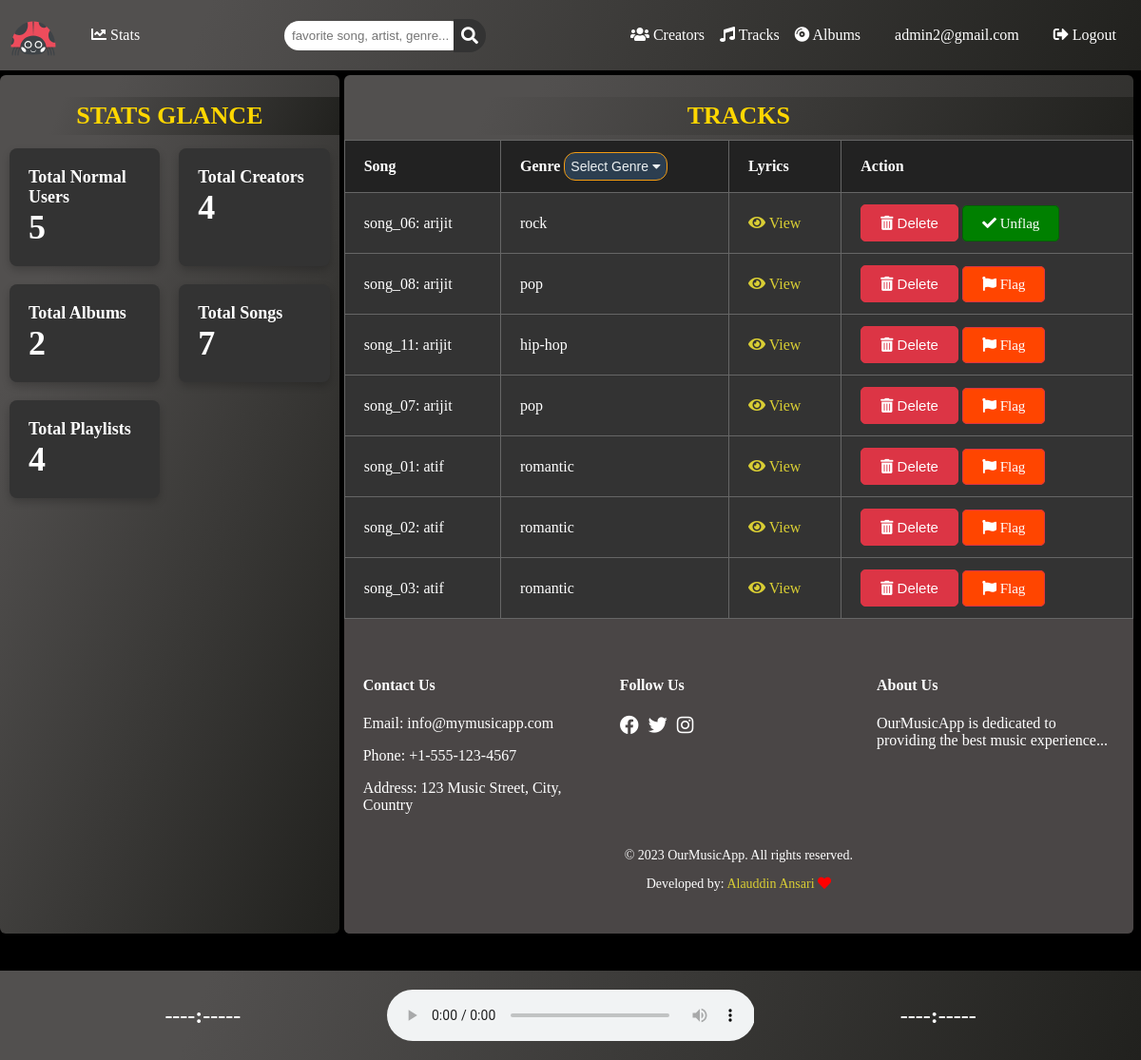
/all_songs/all (signed in), run on the app's committed database.
### models/user_model.py (models this page shows)
class Admin(db.Model, UserMixin):
    id = db.Column(db.String(36), primary_key=True, default=generate_uuid, unique=True)
    username = db.Column(db.String(80), nullable=False)
    email = db.Column(db.String(120), unique=True, nullable=False)
    password = db.Column(db.String(80), nullable=False)
    role = db.Column(db.String(10), nullable=False, default='admin')

### models/music_model.py (models this page shows)
class Song(db.Model):
    id = db.Column(db.String(36), primary_key=True, default=generate_uuid, unique=True)
    title = db.Column(db.String(100), nullable=False)
    artist = db.Column(db.String(100), nullable=False)
    lyrics = db.Column(db.Text)
    genre = db.Column(db.String(50))
    hits = db.Column(db.Integer, default=0)
    creator_id = db.Column(db.String(36), db.ForeignKey('user.id'), nullable=False)
    average_rating = db.Column(db.Float, default=0.0)
    ratings = db.relationship('Rating', backref='song', lazy=True)

### views/song_view.py (the view)
class AllSongsView(MethodView):
    @admin_required
    def get(self, genre):
        if genre == 'all':
            songs = Song.query.all()
        else:
            songs = Song.query.filter_by(genre=genre).all()
        is_flagged = list()
        for song in songs:
            flagged_song = FlaggedContent.query.filter_by(song_id=song.id).first()
            if flagged_song:
                is_flagged.append(True)
            else:
                is_flagged.append(False)
        stats_data = admin_stats()
        return render_template('songs.html', songs=songs,is_flagged=is_flagged ,stats_data=stats_data)

### extensions/extension.py (called while the page is built)
@login_manager.user_loader
def load_user(user_id):
    from models.user_model import User, Admin
    admin = Admin.query.get(str(user_id))
    if admin is not None:
        return admin
    return User.query.get(str(user_id))

### templates/songs.html (shortened to what this page needs)
{% extends 'layout.html' %}
{% block content %}
    <table class="data-table">
        <h1 id="heading">TRACKS</h1>
        <thead>
            <tr>
                <th>Song</th>
                <th>
                    Genre
                    <div class="dropdown">
                        <button class="dropbtn">Select Genre <i class="fa fa-caret-down"></i></button>
                    </div>
                </th>
                <th>Lyrics</th>
                <th>Action</th>
            </tr>
        </thead>
        <tbody>
            {% for song in songs %}
                <tr class="data-row">
                    <td>{{ song.title }}: {{ song.artist }}</td>
                    <td>{{ song.genre }}</td>
                    <td><a href="{{ url_for('song.song_lyrics', id=song.id) }}"><i class="fas fa-eye"></i> View</a></td>
                    <td>
                        {% set action_url = url_for('song.delete_song', id=song.id) %}
                        <button id="delete-btn" onclick="showConfirmation('{{ action_url }}')"><i class="fas fa-trash-alt"></i> Delete</button>
                        {% if is_flagged[loop.index0] %}
                            <a href="{{ url_for('song.unflag_song', song_id=song.id) }}" style="background-color: green; border-color: darkgreen" id="delete-btn"><i class="fas fa-check"></i> Unflag </a>
                        {% else %}
                            <a href="{{ url_for('song.flag_song', song_id=song.id) }}" style="background-color: orangered;" id="delete-btn"><i class="fas fa-flag"></i> Flag </a>
                        {% endif %}
                    </td>
                </tr>
            {% endfor %}
        </tbody>
    </table>
{% endblock %}
{% block admin_stats %}
    <br>
    <h1 id="heading">STATS GLANCE</h1>
    <br><br><br>
    <div class="grid-container">
        {% for stat in stats_data %}
            <div class="stat-container" style="animation: none;">
                <div class="stat_heading">
                    <h1>{{ stat['heading'] }}</h1>
                </div>
                <div class="stat_data">
                    <h1>{{ stat['total'] }}</h1>
                </div>
            </div>
        {% endfor %}
    </div>
{% endblock %}

### templates/layout.html (shortened to what this page needs)
<!DOCTYPE html>
<html lang="en">
<head>
    <link rel="stylesheet" href="{{ url_for('static', filename='style.css') }}">
    <link rel="stylesheet" href="https://cdnjs.cloudflare.com/ajax/libs/font-awesome/5.15.4/css/all.min.css">
</head>
<body>
    {% block navbar %}
        <nav>
            <div class="navbar">
                <div class="left">
                    {% if current_user.is_authenticated %}
                    <a id="home" href="{{ url_for('user.dashboard') }}"><img id="logo" src="{{ url_for('static', filename='images/beetle_1.svg') }}" style="height: 50px; width: 50px"></a>
                    {% endif %}
                    {% if current_user.role == 'admin' %}
                    <a id="stats" href="{{url_for('admin.admin_visuals')}}"><i class="fas fa-chart-line"></i> Stats</a>
                    {% endif %}
                </div>
                <div class="middle">
                    {% if current_user.role == 'admin' %}
                        <form action="{{ url_for('admin.admin_search') }}" method="GET" class="search-form">
                            <div class="search-container">
                                <input id="search" type="text" name="query" placeholder="favorite song, artist, genre...">
                                <button type="submit" id="search-button"><i class="fas fa-search"></i></button>
                            </div>
                        </form>
                    {% endif %}
                </div>
                <div class="right">
                    {% if current_user.role == 'admin' %}
                    <a id="Creators" href="{{url_for('user.all_creators')}}"><i class="fas fa-users"></i> Creators</a>
                    <a id="Tracks" href="{{url_for('song.all_songs', genre='all')}}"><i class="fas fa-music"></i> Tracks</a>
                    <a id="Albums" href="{{url_for('album.all_albums')}}"><i class="fas fa-compact-disc"></i> Albums</a>
                    {% endif %}
                    <a id="user_name" href="#">{{current_user.email}}</a>
                    {% if current_user.is_authenticated %}
                        <a id="logout" href="{{url_for('user.logout')}}"><i class="fas fa-sign-out-alt"></i> Logout</a>
                    {% endif %}
                </div>
            </div>
        </nav>
    {% endblock %}
    <div class="content">
        <div class="column left-column">
            {% block admin_stats %}
            {% endblock %}
        </div>
        <div class="column right-column">
            {% block flash %}
                <br>
            {% endblock %}
            {% block content %}
            {% endblock %}
            {% block footer %}
                <footer class="site-footer">
                    <div class="footer-content">
                        <div class="contact-info">
                            <h4>Contact Us</h4>
                            <p>Email: info@mymusicapp.com</p>
                            <p>Phone: +1-555-123-4567</p>
                            <p>Address: 123 Music Street, City, Country</p>
                        </div>
                        <div class="social-media">
                            <h4>Follow Us</h4>
                            <ul class="social-links">
                                <li><a href="#"><i class="fab fa-facebook"></i></a></li>
                                <li><a href="#"><i class="fab fa-twitter"></i></a></li>
                                <li><a href="#"><i class="fab fa-instagram"></i></a></li>
                            </ul>
                        </div>
                        <div class="about">
                            <h4>About Us</h4>
                            <p>OurMusicApp is dedicated to providing the best music experience...</p>
                        </div>
                    </div>
                    <div class="site-info">
                        <p>&copy; 2023 OurMusicApp. All rights reserved.</p>
                        <p>Developed by: <a href="https://github.com/git4alauddin">Alauddin Ansari <i style="color: red" class="fas fa-heart"></i></a></p>
                    </div>
                </footer>
            {% endblock %}
        </div>
    </div>
    {% block player %}
        <div class="audio_player">
            <div class="song_info">
                <h2>----:-----</h2>
            </div>
            <div class ="player">
                <audio controls autoplay>
                    <source src="#" type="audio/mpeg">
                </audio>
            </div>
            <div class="song_info">
                <h2>----:-----</h2>
            </div>
        </div>
    {% endblock %}
</body>
</html>

### static/style.css (style rules this page uses)
.navbar { background: rgb(33,33,30); background: linear-gradient(291deg, rgba(33,33,30,1) 0%, rgba(82,80,79,1) 82%); position: fixed; top: 0; left: 0; width: 100%; background-color: #333; display: flex; align-items: center; justify-content: space-between; padding: 2px; }
.navbar .left, .navbar .middle, .navbar .right { display: flex; align-items: center; margin-right: 20px; }
.navbar a, .navbar input { color: white; text-decoration: none; padding: 8px; }
#home { margin-right: 20px; }
#profile, #user_name, #uploaded_songs, #logout { margin-left: 20px; }
#search { padding: 8px; width: 174px; border-radius: 18px; border: none; color: black; }
#search-button { background: #333; color: white; border: none; padding: 8px; margin-left: -12px; border-top-right-radius: 19px; border-bottom-right-radius: 19px; }
.search-container { display: flex; align-items: center; position: relative; }
.search-form { margin: 0; }
.navbar .middle { margin-right: 20px; }
#search-button i { font-size: 18px; }
body { background: black; }
.content { display: flex; height: 81vh; margin-top:79px; }
.left-column { background: rgb(33,33,30); background: linear-gradient(291deg, rgba(33,33,30,1) 0%, rgba(82,80,79,1) 82%); color:azure; flex: 30%; overflow: hidden; height: 100%; margin-right: 5px; margin-left: -8px; border-radius: 6px; }
.right-column { background: rgb(33,33,30); background: linear-gradient(291deg, rgba(33,33,30,1) 0%, rgba(82,80,79,1) 82%); color:azure; flex: 70%; overflow-y: auto; height: 100%; border-radius: 6px; }
#heading { background: rgb(33,33,30); background: linear-gradient(291deg, rgba(33,33,30,1) 0%, rgba(82,80,79,1) 82%); font-size: 26px; margin: 5px; padding: 5px; border-radius: 0px; text-align: center; color: gold; margin-left: 0px; margin-right: 0px; }
#delete-btn { font-size: 15px; color: #fff; background-color: #dc3545; padding: 10px 20px; border: 1px solid #dc3545; border-radius: 5px; cursor: pointer; transition: background-color 0.3s ease, color 0.3s ease; }
.data-table { width: 100%; border-collapse: collapse; color: #fff; background: #333; animation: fadeIn 0.7s ease-out; }
.data-table th, .data-table td { padding: 12px 20px; text-align: left; border: 1px solid #666; }
.data-table th { background: #222; }
.data-row { transition: background-color 0.3s; }
.common-link, .creator-link, a { text-decoration: none; color: #d9ce34; }
.audio_player { background: rgb(33,33,30); background: linear-gradient(291deg, rgba(33,33,30,1) 0%, rgba(82,80,79,1) 82%); position: fixed; bottom: 0; left: 0; width: 100%; background-color: #333; color: white; padding: 20px; box-sizing: border-box; display: flex; align-items: center; justify-content: space-between; }
.audio_player .song_info, .audio_player .player, .audio_player .add_to_playlist { flex: 1; display: flex; align-items: center; justify-content: center; }
.audio_player h2 { margin: 0; }
.audio_player .player audio { width: 100%; }
.site-footer { background-color: rgb(74, 70, 70); color: #fff; padding: 40px 20px; }
.footer-content { display: flex; justify-content: space-around; align-items: flex-start; flex-wrap: wrap; gap: 20px; }
.contact-info, .social-media, .about { flex: 1; max-width: 300px; }
.social-links { list-style: none; padding: 0; display: flex; gap: 10px; }
.social-links a { color: #fff; font-size: 20px; }
.site-info { text-align: center; margin-top: 20px; font-size: 14px; }
.grid-container { display: flex; flex-wrap: wrap; justify-content: space-between; color: #fff; margin-top: -54px; }
.stat-container { width: calc(50% - 20px); background: #333; padding: 20px; margin-bottom: 20px; box-sizing: border-box; border-radius: 8px; box-shadow: 0 4px 8px rgba(0, 0, 0, 0.2); margin: 10px; margin-top: 9px; transition: all 0.3s ease; }
.stat_heading h1 { margin: 0; font-size: 18px; }
.stat_data h1 { margin: 0; font-size: 36px; }
.stat-container { animation: fadeIn 1.3s ease-in-out; }
.dropdown { position: relative; display: inline-block; }
.dropbtn { background-color: #2c3e50; color: #ecf0f1; padding: 6px; font-size: 14px; border-radius: 12px; border: 1px solid #f39c12; cursor: pointer; }

### data on the page
Admin: email "admin2@gmail.com"
Song: title "song_06", artist "arijit", genre "rock"
Song: title "song_08", artist "arijit", genre "pop"
Song: title "song_11", artist "arijit", genre "hip-hop"
Song: title "song_07", artist "arijit", genre "pop"
Song: title "song_01", artist "atif", genre "romantic"
Song: title "song_02", artist "atif", genre "romantic"
Song: title "song_03", artist "atif", genre "romantic"

### other printed values
{{ stat['heading'] }} "Total Normal Users" "Total Creators" "Total Albums" "Total Songs" "Total Playlists"
{{ stat['total'] }} "5" "4" "2" "7" "4"
